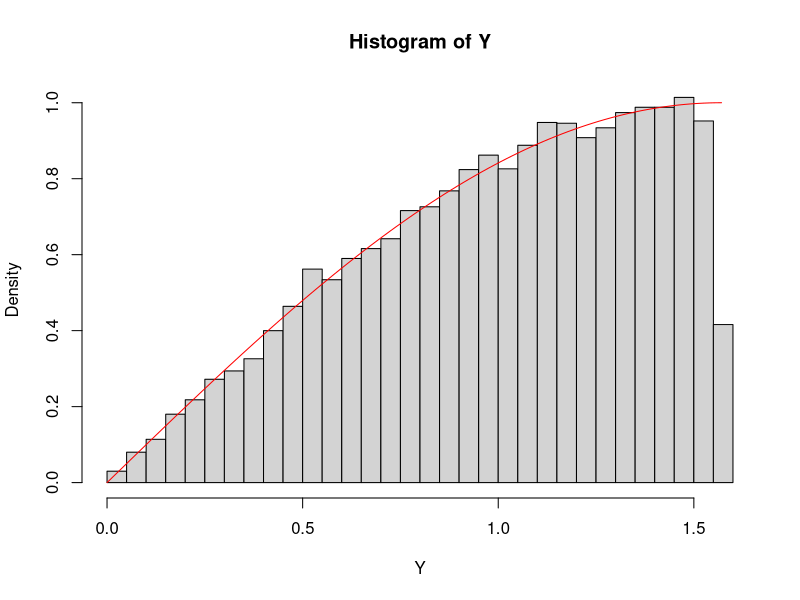
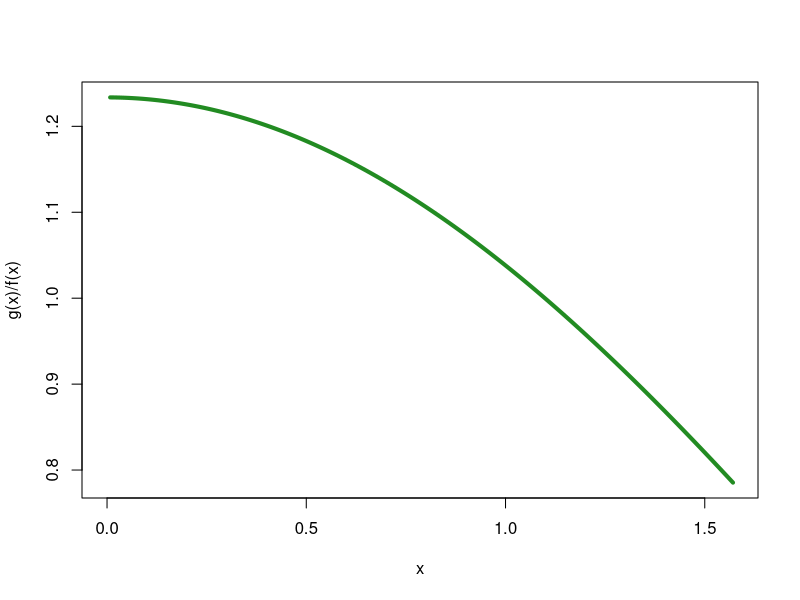
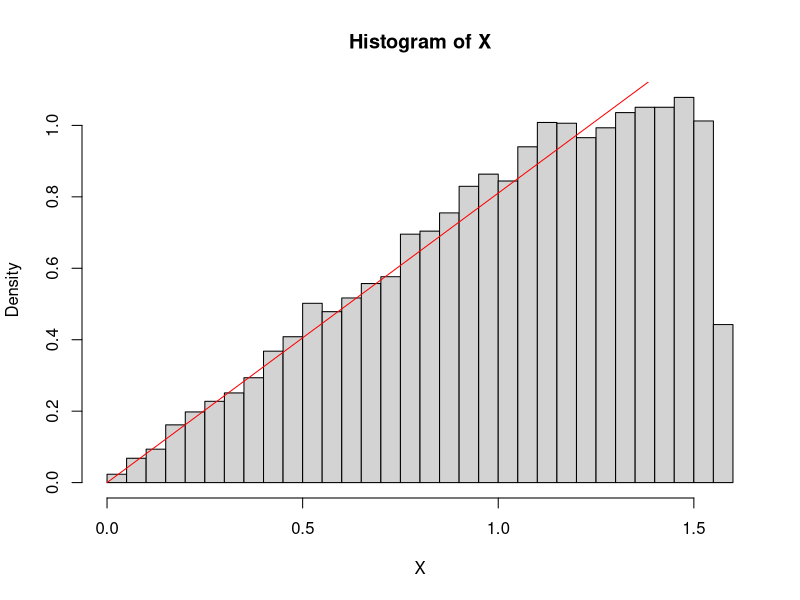
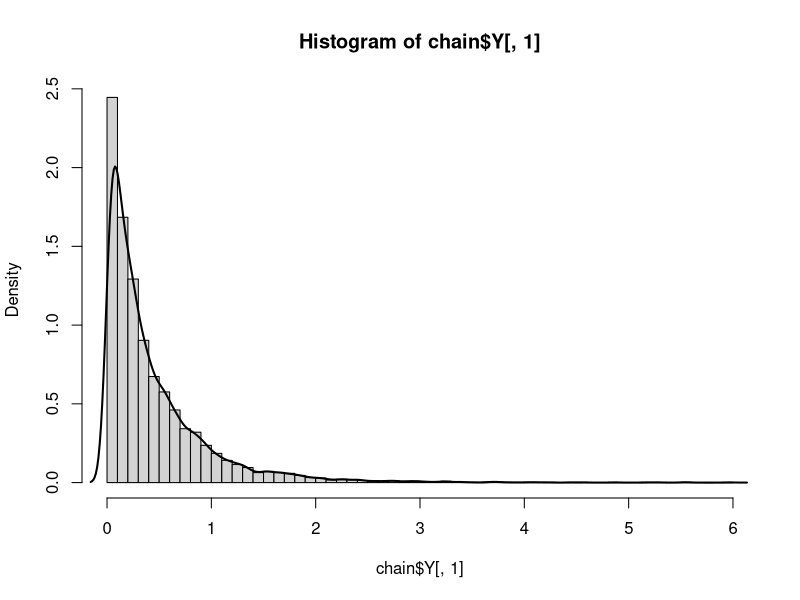
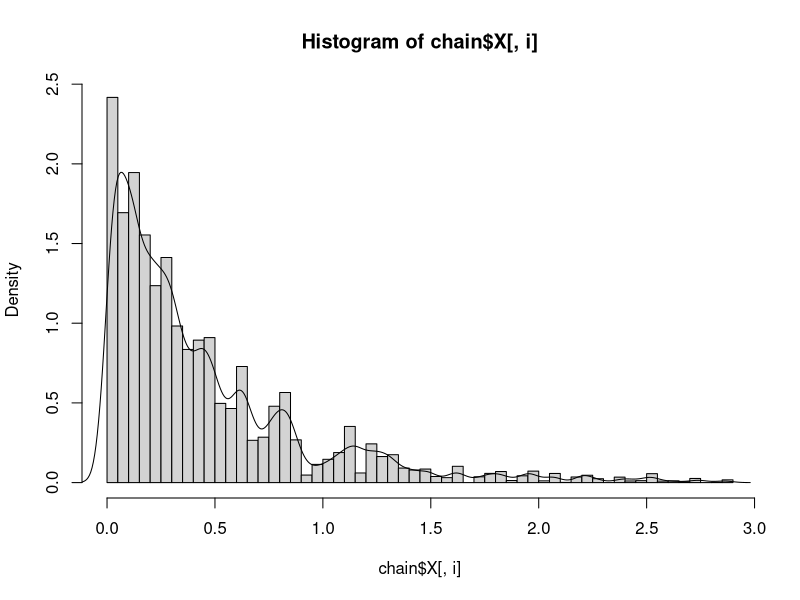
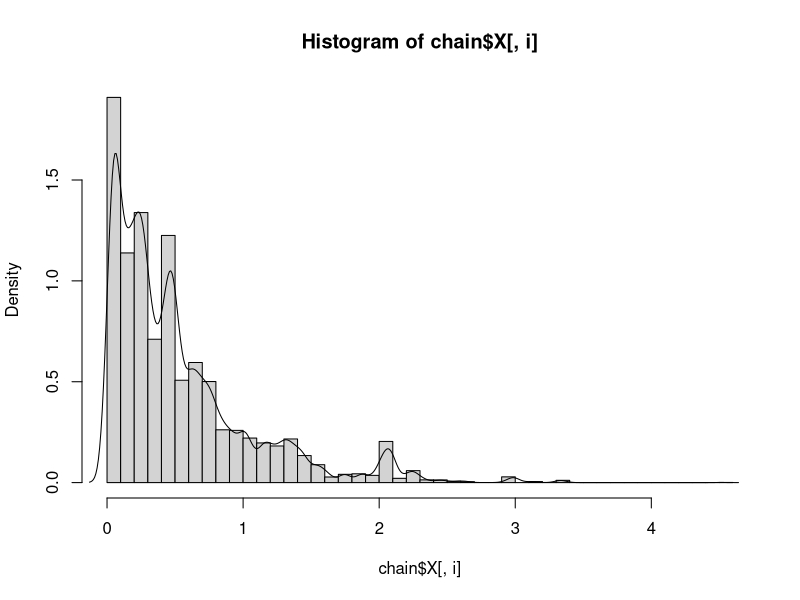
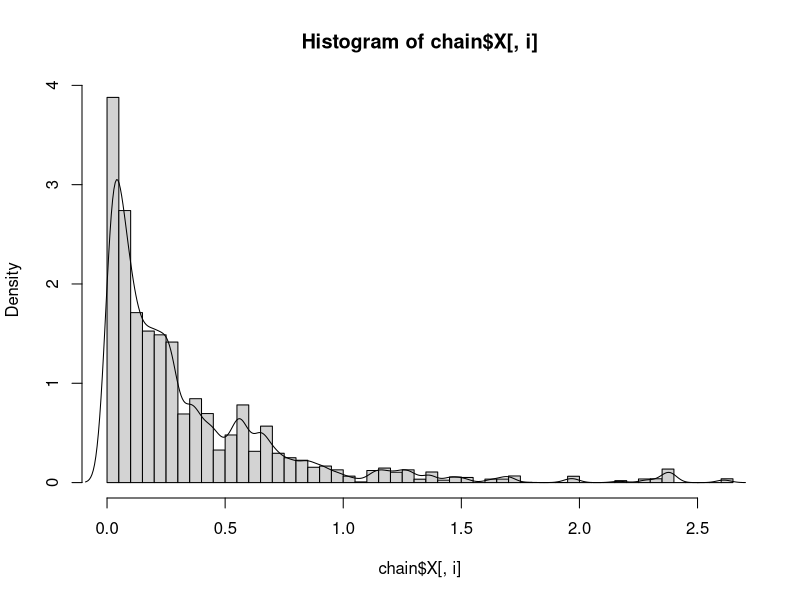
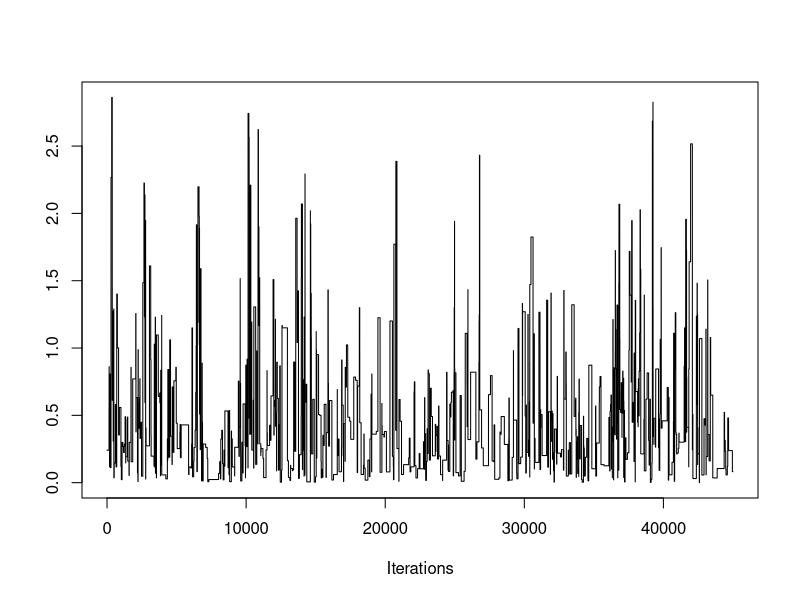

These figures' R source, in order:
## ---- chunk 1
knitr::opts_chunk$set(echo = TRUE)
library(MASS)
library(coda)
## ---- chunk 2
set.seed(2024)
x <- rnorm(10000) 

# render weight
w = sin(sin(x))/dnorm(x)
# make weights zero when oob
for(i in 1:10000){
  if(x[i] < 0 | x[i] > (pi/2)){
    w[i] = 0
  }
}
W = w/sum(w)

# sample
x <- sample(x,size = 5000,prob = W,replace = T)
var(x)
## ---- chunk 3
#render samples
set.seed(2024)
Y <- acos(1 - runif(10000))
# render graphic
hist(Y, freq = FALSE, breaks = 50)
curve(sin(x), 0, pi/2, type = "l", add = TRUE, col="red")
## ---- chunk 4
# render graph
alF <- function(X){
  (pi^2*sin(X))/(8*X)
}
Xseq <- seq(0,pi/2,length = 200)
plot(Xseq,alF(Xseq),type = "l", col = "forestgreen", lwd = 4,
     xlab = "x", ylab = "g(x)/f(x)")
## ---- chunk 5
# render function
f <- function(x){8*x/pi^2}
# define alpha and vectors
alpha = sin(pi/2)/f(pi/2)
ey = sin(Y)/alpha
fy = f(Y)
Ry = fy/ey
# Accept-Reject
U <- runif(10000,0,alpha)
X <- Y[U < Ry]
## ---- chunk 6
# render graphics
hist(X, freq = FALSE, breaks = 50)
curve(8*x/pi^2, 0, pi/2, type = "l", add = TRUE, col="red")
# show the amount accepted
sprintf("%f of the 10000 values that were generated were accepted",length(X)/10000)
## ---- chunk 7
Gibbs <- function(N,Y0,nburn,see.d){
 # render intials
 Yi <- matrix(0,N,3)
 set.seed(see.d)
 
 # render loop
 for(i in 1:N){
  # render new Yi's
  Yi[i,1] <- rexp(1,rate = 1 + Y0[2] + 4*Y0[3])
  Yi[i,2] <- rexp(1,rate = 1 + Y0[1] + 2*Y0[3])
  Yi[i,3] <- rexp(1,rate = 1 + 2*Y0[2] + 4*Y0[1])
  
  # pass this vector back into Y0
  Y0 <- Yi[i,]  
 }
 
 # burn off 
 Yi <- Yi[(nburn+1):N,]
 
 # form mu and Sigma
 MU <- c(mean(Yi[,1]),mean(Yi[,2]),mean(Yi[,3]))
 v <- matrix(c(1,1,
               1,2,
               1,3,
               2,1,
               2,2,
               2,3,
               3,1,
               3,2,
               3,3), ncol = 2, nrow=9, byrow = T)
 SIG <- matrix(0,3,3)
 for(i in 1:9){
  SIG[v[i,1],v[i,2]] <- cov(Yi[,v[i,1]],Yi[,v[i,2]])
 }
 return(list(Y = Yi, mu = MU, Sigma = SIG))
}

# 
y0 <- c(1,1,1)
Gibbs(10000,y0,1000,2024) -> chain
chain$mu
chain$Sigma
## ---- chunk 8
# graphics
hist(chain$Y[,1],prob = T,breaks = 50)
lines(density(chain$Y[,1]), col =1, lwd =2)
## ---- chunk 9
P <- function(X){
  # get xi's
  x1 <- X[1]
  x2 <- X[2]
  x3 <- X[3]
  # input c
  c = 6.33741006308
  # define math
  c * exp(-(x1 + x2 + x3 + x1*x2 + 2*x2*x3 + 4*x1*x3))
}

MH <- function(N,X0 = c(1,1,1),S = 2*diag(3),see.d = 2024, nburn = 5000){
 # initialize store vector
 X <- matrix(0,N,3)
 X.bar <- X
 
 # set seed
 set.seed(see.d)
 
 # make first iteration
 X[1,] <- mvrnorm(1,X0,S)
 accept = 0
 
 for(i in 2:N){
  # sample from mvrnorm
  x1 = mvrnorm(1,X[i-1,],S)
  # stay in support
  if(x1[1] < 0 | x1[2] < 0 | x1[3] < 0){
    alpha = 0
  } else{
  u = runif(1)
  A = x1[1] + x1[2] + x1[3] + x1[1]*x1[2] + 2*x1[2]*x1[3] + 4*x1[1]*x1[3]
  B = X[i-1,1] + X[i-1,2] + X[i-1,3] + X[i-1,1]*X[i-1,2] + 2*X[i-1,2]*X[i-1,3] + 4*X[i-1,1]*X[i-1,3]
  alpha = exp(-A+B)    
  }

  
  # check condition
  if(u <= alpha){
   X[i,] = x1
   accept = accept + 1
  } else {
   X[i,] = X[i-1,]
  }
  
  # calc Xbar for iteration
  X.bar[i,] = mean(X[1:i,])
 }
 
 # burn items
 X = X[(nburn+1):N,]
 X.bar = X.bar[(nburn+1):N,]
 
 # return stats
 list(X=X, means = X.bar, ratio = accept/N)  
}

# render asks
chain <- MH(50000)
## ---- chunk 10
# doing the graphics
for(i in 1:3){
 hist(chain$X[,i],breaks = 50, prob = T)
 lines(density(chain$X[,i]))
}

## ---- chunk 11
# render graphics
traceplot(mcmc(chain$X))
## ---- chunk 12
D <- diag(3)*1
chain2 <- MH(50000,S = D)
summary(mcmc(chain2$X))
traceplot(mcmc(chain2$X))
chain2$ratio
## ---- chunk 13
# render of the prior
f <- function(theta){
  C <- 50/(1 - (exp(-95)+exp(-5))/2)
  C*exp(-100 * abs(theta - 0.05))
}

# generating from exponential 
set.seed(2024)
X <- rexp(11000, rate = 100)

# address absolute value
for(i in 1:11000){
  u <- runif(1) 
  if(u < 0.5){
   X[i] = -1*X[i]
  } else {
   # nothing
  }
}

# shift to the right by 0.05
X <- 0.05 + X

# clip from supports
X = X[X <= 1 & X >= 0]

# truncate
X <- X[1:10000]
## ---- chunk 14
# render graphics
hist(X,breaks = 50,prob =T)
lines(density(X))
## ---- chunk 15
set.seed(2024)
# making weights
W <- f(X)/dexp(X,rate = 100)
W.stand <- W/sum(W)
p_prior <- sample(X,size = 5000, replace = T, prob = W.stand)

# from SIR_Jim Albert.R
w = (p_prior^4*(1-p_prior)^40)
w = w/sum(w)
p_post = sample(p_prior,size=5000,replace=TRUE,prob=w)

# render graphics
hist(p_post,freq = T,breaks = 100)
## ---- chunk 16
# from SIR_Jim Albert.R
py = mean(dbinom(4,size = 50, p_post))
#statement
sprintf("The probability that Kevin Mitchell makes 4 home runs when he is at bat 50 times is %f",py)
